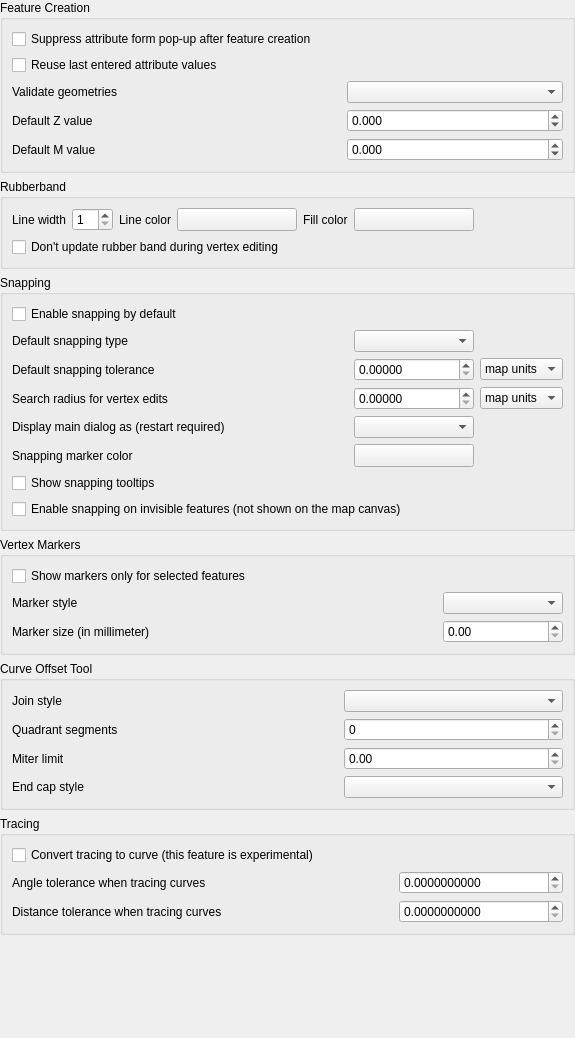
             <widget class="QWidget" name="mOptionsScrollAreaContents_07">
              <property name="geometry">
               <rect>
                <x>0</x>
                <y>0</y>
                <width>575</width>
                <height>1038</height>
               </rect>
              </property>
              <layout class="QVBoxLayout" name="verticalLayout_31">
               <property name="leftMargin">
                <number>0</number>
               </property>
               <property name="topMargin">
                <number>0</number>
               </property>
               <property name="rightMargin">
                <number>0</number>
               </property>
               <property name="bottomMargin">
                <number>0</number>
               </property>
               <item>
                <widget class="QgsCollapsibleGroupBox" name="mEnterAttributeValuesGroupBox">
                 <property name="title">
                  <string>Feature Creation</string>
                 </property>
                 <layout class="QGridLayout" name="gridLayout_28">
                  <item row="2" column="0">
                   <widget class="QLabel" name="label_19">
                    <property name="text">
                     <string>Validate geometries</string>
                    </property>
                   </widget>
                  </item>
                  <item row="0" column="0" colspan="3">
                   <widget class="QCheckBox" name="chkDisableAttributeValuesDlg">
                    <property name="text">
                     <string>Suppress attribute form pop-up after feature creation</string>
                    </property>
                    <property name="tristate">
                     <bool>false</bool>
                    </property>
                   </widget>
                  </item>
                  <item row="2" column="1">
                   <spacer name="horizontalSpacer_32">
                    <property name="orientation">
                     <enum>Qt::Horizontal</enum>
                    </property>
                    <property name="sizeHint" stdset="0">
                     <size>
                      <width>40</width>
                      <height>20</height>
                     </size>
                    </property>
                   </spacer>
                  </item>
                  <item row="1" column="0" colspan="3">
                   <widget class="QCheckBox" name="chkReuseLastValues">
                    <property name="text">
                     <string>Reuse last entered attribute values</string>
                    </property>
                    <property name="tristate">
                     <bool>false</bool>
                    </property>
                   </widget>
                  </item>
                  <item row="3" column="0">
                   <widget class="QLabel" name="mDefaultZValueLabel">
                    <property name="text">
                     <string>Default Z value</string>
                    </property>
                   </widget>
                  </item>
                  <item row="4" column="0">
                   <widget class="QLabel" name="mDefaultMValueLabel">
                    <property name="text">
                     <string>Default M value</string>
                    </property>
                   </widget>
                  </item>
                  <item row="3" column="2">
                   <widget class="QgsDoubleSpinBox" name="mDefaultZValueSpinBox">
                    <property name="toolTip">
                     <string>Default Z Value</string>
                    </property>
                    <property name="decimals">
                     <number>3</number>
                    </property>
                    <property name="minimum">
                     <double>-999999.998999999952503</double>
                    </property>
                    <property name="maximum">
                     <double>1000000.000000000000000</double>
                    </property>
                    <property name="singleStep">
                     <double>1.000000000000000</double>
                    </property>
                   </widget>
                  </item>
                  <item row="4" column="2">
                   <widget class="QgsDoubleSpinBox" name="mDefaultMValueSpinBox">
                    <property name="toolTip">
                     <string>Default Measure Value</string>
                    </property>
                    <property name="decimals">
                     <number>3</number>
                    </property>
                    <property name="minimum">
                     <double>-999999.998999999952503</double>
                    </property>
                    <property name="maximum">
                     <double>1000000.000000000000000</double>
                    </property>
                    <property name="singleStep">
                     <double>1.000000000000000</double>
                    </property>
                   </widget>
                  </item>
                  <item row="2" column="2">
                   <widget class="QComboBox" name="mValidateGeometries">
                    <property name="sizePolicy">
                     <sizepolicy hsizetype="Expanding" vsizetype="Fixed">
                      <horstretch>0</horstretch>
                      <verstretch>0</verstretch>
                     </sizepolicy>
                    </property>
                   </widget>
                  </item>
                 </layout>
                </widget>
               </item>
               <item>
                <widget class="QgsCollapsibleGroupBox" name="mRubberBandGroupBox">
                 <property name="title">
                  <string>Rubberband</string>
                 </property>
                 <layout class="QGridLayout" name="_9">
                  <item row="0" column="9">
                   <spacer name="horizontalSpacer_33">
                    <property name="orientation">
                     <enum>Qt::Horizontal</enum>
                    </property>
                    <property name="sizeHint" stdset="0">
                     <size>
                      <width>40</width>
                      <height>20</height>
                     </size>
                    </property>
                   </spacer>
                  </item>
                  <item row="0" column="0">
                   <widget class="QLabel" name="mLineWidthTextLabel">
                    <property name="sizePolicy">
                     <sizepolicy hsizetype="Maximum" vsizetype="Preferred">
                      <horstretch>0</horstretch>
                      <verstretch>0</verstretch>
                     </sizepolicy>
                    </property>
                    <property name="text">
                     <string>Line width</string>
                    </property>
                   </widget>
                  </item>
                  <item row="0" column="2">
                   <widget class="QLabel" name="mLineColorTextLabel">
                    <property name="sizePolicy">
                     <sizepolicy hsizetype="Maximum" vsizetype="Preferred">
                      <horstretch>0</horstretch>
                      <verstretch>0</verstretch>
                     </sizepolicy>
                    </property>
                    <property name="text">
                     <string>Line color</string>
                    </property>
                   </widget>
                  </item>
                  <item row="0" column="1">
                   <widget class="QgsSpinBox" name="mLineWidthSpinBox">
                    <property name="toolTip">
                     <string>Line width in pixels</string>
                    </property>
                    <property name="minimum">
                     <number>1</number>
                    </property>
                   </widget>
                  </item>
                  <item row="0" column="5">
                   <widget class="QgsColorButton" name="mFillColorToolButton">
                    <property name="sizePolicy">
                     <sizepolicy hsizetype="Fixed" vsizetype="Fixed">
                      <horstretch>0</horstretch>
                      <verstretch>0</verstretch>
                     </sizepolicy>
                    </property>
                    <property name="minimumSize">
                     <size>
                      <width>120</width>
                      <height>0</height>
                     </size>
                    </property>
                    <property name="maximumSize">
                     <size>
                      <width>120</width>
                      <height>16777215</height>
                     </size>
                    </property>
                    <property name="text">
                     <string/>
                    </property>
                   </widget>
                  </item>
                  <item row="0" column="4">
                   <widget class="QLabel" name="mSelectColorTextLabel">
                    <property name="sizePolicy">
                     <sizepolicy hsizetype="Maximum" vsizetype="Preferred">
                      <horstretch>0</horstretch>
                      <verstretch>0</verstretch>
                     </sizepolicy>
                    </property>
                    <property name="text">
                     <string>Fill color</string>
                    </property>
                   </widget>
                  </item>
                  <item row="0" column="3">
                   <widget class="QgsColorButton" name="mLineColorToolButton">
                    <property name="sizePolicy">
                     <sizepolicy hsizetype="Fixed" vsizetype="Fixed">
                      <horstretch>0</horstretch>
                      <verstretch>0</verstretch>
                     </sizepolicy>
                    </property>
                    <property name="minimumSize">
                     <size>
                      <width>120</width>
                      <height>0</height>
                     </size>
                    </property>
                    <property name="maximumSize">
                     <size>
                      <width>120</width>
                      <height>16777215</height>
                     </size>
                    </property>
                    <property name="text">
                     <string/>
                    </property>
                   </widget>
                  </item>
                  <item row="1" column="0" colspan="7">
                   <widget class="QCheckBox" name="mLineGhostCheckBox">
                    <property name="text">
                     <string>Don't update rubber band during vertex editing</string>
                    </property>
                   </widget>
                  </item>
                 </layout>
                </widget>
               </item>
               <item>
                <widget class="QgsCollapsibleGroupBox" name="mSnappingGroupBox">
                 <property name="title">
                  <string>Snapping</string>
                 </property>
                 <layout class="QGridLayout" name="gridLayout_3">
                  <item row="0" column="0" colspan="4">
                   <widget class="QCheckBox" name="mSnappingEnabledDefault">
                    <property name="text">
                     <string>Enable snapping by default</string>
                    </property>
                   </widget>
                  </item>
                  <item row="1" column="0">
                   <widget class="QLabel" name="mDefaultSnapTypeLabel">
                    <property name="text">
                     <string>Default snapping type</string>
                    </property>
                   </widget>
                  </item>
                  <item row="1" column="1">
                   <spacer>
                    <property name="orientation">
                     <enum>Qt::Horizontal</enum>
                    </property>
                    <property name="sizeHint" stdset="0">
                     <size>
                      <width>273</width>
                      <height>19</height>
                     </size>
                    </property>
                   </spacer>
                  </item>
                  <item row="1" column="2">
                   <widget class="QComboBox" name="mDefaultSnapTypeComboBox">
                    <property name="sizePolicy">
                     <sizepolicy hsizetype="Expanding" vsizetype="Fixed">
                      <horstretch>0</horstretch>
                      <verstretch>0</verstretch>
                     </sizepolicy>
                    </property>
                   </widget>
                  </item>
                  <item row="2" column="0">
                   <widget class="QLabel" name="mDefaultSnappingToleranceTextLabel">
                    <property name="text">
                     <string>Default snapping tolerance</string>
                    </property>
                   </widget>
                  </item>
                  <item row="2" column="1">
                   <spacer>
                    <property name="orientation">
                     <enum>Qt::Horizontal</enum>
                    </property>
                    <property name="sizeHint" stdset="0">
                     <size>
                      <width>241</width>
                      <height>20</height>
                     </size>
                    </property>
                   </spacer>
                  </item>
                  <item row="2" column="2">
                   <widget class="QgsDoubleSpinBox" name="mDefaultSnappingToleranceSpinBox">
                    <property name="decimals">
                     <number>5</number>
                    </property>
                    <property name="maximum">
                     <double>99999999.989999994635582</double>
                    </property>
                   </widget>
                  </item>
                  <item row="2" column="3">
                   <widget class="QComboBox" name="mDefaultSnappingToleranceComboBox">
                    <property name="sizePolicy">
                     <sizepolicy hsizetype="Expanding" vsizetype="Fixed">
                      <horstretch>0</horstretch>
                      <verstretch>0</verstretch>
                     </sizepolicy>
                    </property>
                    <item>
                     <property name="text">
                      <string>map units</string>
                     </property>
                    </item>
                    <item>
                     <property name="text">
                      <string>pixels</string>
                     </property>
                    </item>
                   </widget>
                  </item>
                  <item row="3" column="0">
                   <widget class="QLabel" name="mVertexSearchRadiusVertexEditLabel">
                    <property name="text">
                     <string>Search radius for vertex edits</string>
                    </property>
                   </widget>
                  </item>
                  <item row="3" column="1">
                   <spacer>
                    <property name="orientation">
                     <enum>Qt::Horizontal</enum>
                    </property>
                    <property name="sizeHint" stdset="0">
                     <size>
                      <width>61</width>
                      <height>20</height>
                     </size>
                    </property>
                   </spacer>
                  </item>
                  <item row="3" column="2">
                   <widget class="QgsDoubleSpinBox" name="mSearchRadiusVertexEditSpinBox">
                    <property name="decimals">
                     <number>5</number>
                    </property>
                    <property name="maximum">
                     <double>99999999.989999994635582</double>
                    </property>
                   </widget>
                  </item>
                  <item row="3" column="3">
                   <widget class="QComboBox" name="mSearchRadiusVertexEditComboBox">
                    <item>
                     <property name="text">
                      <string>map units</string>
                     </property>
                    </item>
                    <item>
                     <property name="text">
                      <string>pixels</string>
                     </property>
                    </item>
                   </widget>
                  </item>
                  <item row="4" column="0">
                   <widget class="QLabel" name="label_49">
                    <property name="text">
                     <string>Display main dialog as (restart required)</string>
                    </property>
                   </widget>
                  </item>
                  <item row="4" column="2">
                   <widget class="QComboBox" name="mSnappingMainDialogComboBox"/>
                  </item>
                  <item row="5" column="0">
                   <widget class="QLabel" name="label_2">
                    <property name="text">
                     <string>Snapping marker color</string>
                    </property>
                   </widget>
                  </item>
                  <item row="5" column="2">
                   <widget class="QgsColorButton" name="mSnappingMarkerColorButton">
                    <property name="minimumSize">
                     <size>
                      <width>120</width>
                      <height>0</height>
                     </size>
                    </property>
                   </widget>
                  </item>
                  <item row="6" column="0" colspan="4">
                   <widget class="QCheckBox" name="mSnappingTooltipsCheckbox">
                    <property name="text">
                     <string>Show snapping tooltips</string>
                    </property>
                   </widget>
                  </item>
                  <item row="7" column="0" colspan="4">
                   <widget class="QCheckBox" name="mEnableSnappingOnInvisibleFeatureCheckbox">
                    <property name="text">
                     <string>Enable snapping on invisible features (not shown on the map canvas)</string>
                    </property>
                   </widget>
                  </item>
                 </layout>
                </widget>
               </item>
               <item>
                <widget class="QgsCollapsibleGroupBox" name="mVertexMarkerGroupBox">
                 <property name="title">
                  <string>Vertex Markers</string>
                 </property>
                 <layout class="QGridLayout" name="_11">
                  <item row="1" column="0">
                   <widget class="QLabel" name="mMarkerStyleLabel">
                    <property name="text">
                     <string>Marker style</string>
                    </property>
                   </widget>
                  </item>
                  <item row="1" column="1">
                   <spacer>
                    <property name="orientation">
                     <enum>Qt::Horizontal</enum>
                    </property>
                    <property name="sizeHint" stdset="0">
                     <size>
                      <width>281</width>
                      <height>20</height>
                     </size>
                    </property>
                   </spacer>
                  </item>
                  <item row="1" column="2">
                   <widget class="QComboBox" name="mMarkerStyleComboBox">
                    <property name="sizePolicy">
                     <sizepolicy hsizetype="Expanding" vsizetype="Fixed">
                      <horstretch>0</horstretch>
                      <verstretch>0</verstretch>
                     </sizepolicy>
                    </property>
                   </widget>
                  </item>
                  <item row="2" column="2">
                   <widget class="QgsDoubleSpinBox" name="mMarkerSizeSpinBox">
                    <property name="layoutDirection">
                     <enum>Qt::LeftToRight</enum>
                    </property>
                    <property name="minimum">
                     <double>0.000000000000000</double>
                    </property>
                    <property name="singleStep">
                     <double>0.010000000000000</double>
                    </property>
                   </widget>
                  </item>
                  <item row="2" column="0">
                   <widget class="QLabel" name="label_6">
                    <property name="text">
                     <string>Marker size (in millimeter)</string>
                    </property>
                   </widget>
                  </item>
                  <item row="2" column="1">
                   <spacer>
                    <property name="orientation">
                     <enum>Qt::Horizontal</enum>
                    </property>
                    <property name="sizeHint" stdset="0">
                     <size>
                      <width>40</width>
                      <height>20</height>
                     </size>
                    </property>
                   </spacer>
                  </item>
                  <item row="0" column="0" colspan="3">
                   <widget class="QCheckBox" name="mMarkersOnlyForSelectedCheckBox">
                    <property name="text">
                     <string>Show markers only for selected features</string>
                    </property>
                   </widget>
                  </item>
                 </layout>
                </widget>
               </item>
               <item>
                <widget class="QgsCollapsibleGroupBox" name="groupBox_21">
                 <property name="title">
                  <string>Curve Offset Tool</string>
                 </property>
                 <layout class="QGridLayout" name="gridLayout">
                  <item row="3" column="0">
                   <widget class="QLabel" name="label_25">
                    <property name="text">
                     <string>End cap style</string>
                    </property>
                   </widget>
                  </item>
                  <item row="1" column="0">
                   <widget class="QLabel" name="label_27">
                    <property name="text">
                     <string>Quadrant segments</string>
                    </property>
                   </widget>
                  </item>
                  <item row="0" column="1">
                   <spacer name="horizontalSpacer_29">
                    <property name="orientation">
                     <enum>Qt::Horizontal</enum>
                    </property>
                    <property name="sizeHint" stdset="0">
                     <size>
                      <width>40</width>
                      <height>20</height>
                     </size>
                    </property>
                   </spacer>
                  </item>
                  <item row="2" column="2">
                   <widget class="QgsDoubleSpinBox" name="mCurveOffsetMiterLimitComboBox"/>
                  </item>
                  <item row="2" column="0">
                   <widget class="QLabel" name="label_28">
                    <property name="text">
                     <string>Miter limit</string>
                    </property>
                   </widget>
                  </item>
                  <item row="2" column="1">
                   <spacer name="horizontalSpacer_31">
                    <property name="orientation">
                     <enum>Qt::Horizontal</enum>
                    </property>
                    <property name="sizeHint" stdset="0">
                     <size>
                      <width>40</width>
                      <height>20</height>
                     </size>
                    </property>
                   </spacer>
                  </item>
                  <item row="1" column="1">
                   <spacer name="horizontalSpacer_30">
                    <property name="orientation">
                     <enum>Qt::Horizontal</enum>
                    </property>
                    <property name="sizeHint" stdset="0">
                     <size>
                      <width>40</width>
                      <height>20</height>
                     </size>
                    </property>
                   </spacer>
                  </item>
                  <item row="1" column="2">
                   <widget class="QgsSpinBox" name="mOffsetQuadSegSpinBox"/>
                  </item>
                  <item row="0" column="0">
                   <widget class="QLabel" name="label_26">
                    <property name="text">
                     <string>Join style</string>
                    </property>
                   </widget>
                  </item>
                  <item row="0" column="2">
                   <widget class="QComboBox" name="mOffsetJoinStyleComboBox">
                    <property name="sizePolicy">
                     <sizepolicy hsizetype="Expanding" vsizetype="Fixed">
                      <horstretch>0</horstretch>
                      <verstretch>0</verstretch>
                     </sizepolicy>
                    </property>
                   </widget>
                  </item>
                  <item row="3" column="2">
                   <widget class="QComboBox" name="mOffsetCapStyleComboBox"/>
                  </item>
                  <item row="3" column="1">
                   <spacer name="horizontalSpacer_4">
                    <property name="orientation">
                     <enum>Qt::Horizontal</enum>
                    </property>
                    <property name="sizeHint" stdset="0">
                     <size>
                      <width>40</width>
                      <height>20</height>
                     </size>
                    </property>
                   </spacer>
                  </item>
                 </layout>
                </widget>
               </item>
               <item>
                <widget class="QgsCollapsibleGroupBox" name="groupBox_30">
                 <property name="title">
                  <string>Tracing</string>
                 </property>
                 <layout class="QGridLayout" name="gridLayout1">
                  <item row="0" column="0" colspan="3">
                   <widget class="QCheckBox" name="mTracingConvertToCurveCheckBox">
                    <property name="text">
                     <string>Convert tracing to curve (this feature is experimental)</string>
                    </property>
                   </widget>
                  </item>
                  <item row="1" column="0">
                   <widget class="QLabel" name="label_44">
                    <property name="text">
                     <string>Angle tolerance when tracing curves</string>
                    </property>
                   </widget>
                  </item>
                  <item row="2" column="0">
                   <widget class="QLabel" name="label_70">
                    <property name="text">
                     <string>Distance tolerance when tracing curves</string>
                    </property>
                   </widget>
                  </item>
                  <item row="1" column="2">
                   <widget class="QgsDoubleSpinBox" name="mTracingCustomAngleToleranceSpinBox">
                    <property name="toolTip">
                     <string>This specifies the maximum angular deviation (in radians) allowed for a series of points to be converted to a curve.</string>
                    </property>
                    <property name="decimals">
                     <number>10</number>
                    </property>
                    <property name="maximum">
                     <double>9999.000000000000000</double>
                    </property>
                   </widget>
                  </item>
                  <item row="2" column="2">
                   <widget class="QgsDoubleSpinBox" name="mTracingCustomDistanceToleranceSpinBox">
                    <property name="toolTip">
                     <string>This specifies the maximum deviation allowed between the original location of vertices and where they would fall on the candidate curved geometry for a series of points to be converted to a curve.</string>
                    </property>
                    <property name="decimals">
                     <number>10</number>
                    </property>
                    <property name="maximum">
                     <double>9999.000000000000000</double>
                    </property>
                   </widget>
                  </item>
                 </layout>
                </widget>
               </item>
               <item>
                <spacer name="verticalSpacer_4">
                 <property name="orientation">
                  <enum>Qt::Vertical</enum>
                 </property>
                 <property name="sizeHint" stdset="0">
                  <size>
                   <width>20</width>
                   <height>40</height>
                  </size>
                 </property>
                </spacer>
               </item>
              </layout>
             </widget>
